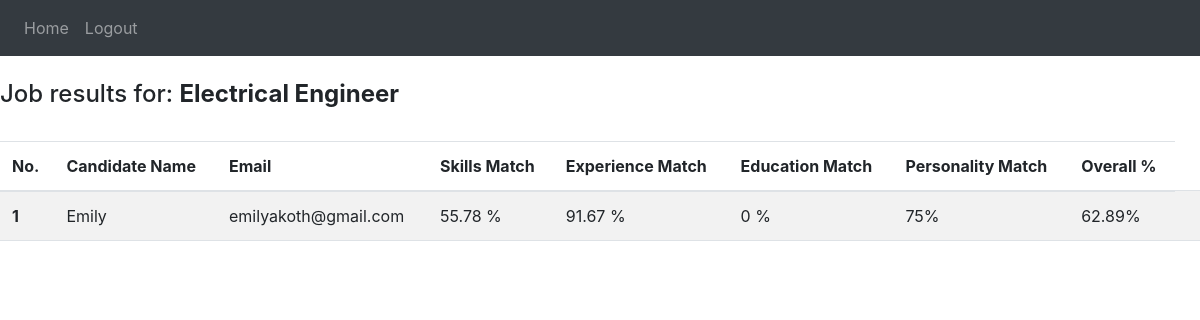
The page /viewCandidates/1 on the database its author committed.
### Website/models.py (models this page shows)
class Job(db.Model):
    id = db.Column(db.Integer, primary_key= 'true')
    name = db.Column(db.String(150))
    description = db.Column(db.String(150))
    skills_required = db.Column(db.String(150))
    personality_required = db.Column(db.String(150))
    education_required = db.Column(db.String(150))
    experience_required = db.Column(db.Integer)
    skills_contribution = db.Column(db.Integer)
    experience_contribution = db.Column(db.Integer)
    education_contribution = db.Column(db.Integer)
    personality_contribution = db.Column(db.Integer)
    company_id = db.Column(db.Integer, db.ForeignKey('company.id'))

class Application(db.Model):
    id = db.Column(db.Integer, primary_key= 'true')
    user_id = db.Column(db.Integer, db.ForeignKey('user.id'))
    job_id = db.Column(db.Integer, db.ForeignKey('job.id'))
    percentage_score_skills = db.Column(db.Integer)
    percentage_score_personality = db.Column(db.Integer)
    percentage_score_experience = db.Column(db.Integer)
    percentage_score_education = db.Column(db.Integer)
    overall_percentage = db.Column(db.Integer)

class User(db.Model, UserMixin):
    id = db.Column(db.Integer, primary_key = 'true')
    firstName = db.Column(db.String(150))
    email = db.Column(db.String(150), unique = True)
    password = db.Column(db.String(150))
    personality_type = db.Column(db.String(150))
    skills = db.Column(db.String(255))
    experience_rating = db.Column(db.String(255))
    degree = db.Column(db.String(255))
    experience = db.Column(db.String(255))
    notes = db.relationship('Note')

### Website/views.py (the view)
@views.route('/viewCandidates/<int:job_id>', methods = ['GET', 'POST'])
def view_applied(job_id):
    applications = Application.query.filter_by(job_id = job_id);
    totalApplication = 0
    for application in applications:
        totalApplication += 1
    total_applicants = []
    if(totalApplication == 0):
        flash("No applied candidates currently", category="error")
        return redirect(url_for('views.company'))
    for application in applications :
        job = Job.query.filter_by(id = application.job_id).first()
        user = User.query.filter_by(id = application.user_id).first()
        applicant =  ApplicationResponse(applicant_name=user.firstName,
                                        applicant_skills=user.skills,
                                        applicant_personality=user.personality_type,
                                        job_name = job.name,
                                        job_personality=job.personality_required,
                                        email = user.email,
                                        skills_percentage= application.percentage_score_skills,
                                        personality_percentage = application.percentage_score_personality,
                                        education_percentage= application.percentage_score_education,
                                        experience_percentage= application.percentage_score_experience,
                                        total_score= application.overall_percentage)
        total_applicants.append(applicant)
    applicants = total_applicants
    applicants.sort(key=  lambda applicant:applicant.total_score, reverse=True)
    position = 1
    for application in applicants:
        application.position = position
        position += 1
    return render_template("viewCandidates.html", applicants = applicants)

### Website/templates/viewCandidates.html (shortened to what this page needs)
<!DOCTYPE html>
<html>
    <head>
        <link href="https://cdn.jsdelivr.net/npm/bootstrap@5.3.0/dist/css/bootstrap.min.css" rel="stylesheet">
        <link rel="stylesheet" href="https://stackpath.bootstrapcdn.com/bootstrap/4.5.2/css/bootstrap.min.css">
    </head>
<nav class="navbar  navbar-expand-lg navbar-dark bg-dark">
    <div class=" collapse navbar-collapse" id="navbar">
        <div class="navbar-nav content">
            <a class="nav-item nav-link" id="home" href="/company">Home</a>
            <a class="nav-item nav-link" id="logout" href="/logout">Logout</a>
        </div>
    </div>
  </nav>
  <div>
    <br>
    <h4> Job results for: <strong>{{applicants[0].job_name}}</strong> </h4>
    <br>
    <table class="table table-striped">
        <thead>
          <tr>
            <th scope="col">No.</th>
            <th scope="col">Candidate Name</th>
            <th scope="col">Email</th>
            <th scope="col">Skills Match</th>
            <th scope="col">Experience Match</th>
            <th scope="col">Education Match</th>
            <th scope="col"> Personality Match</th>
            <th scope="col"> Overall %</th>
          </tr>
        </thead>
        <tbody>
          {% for job in  applicants%}
          <tr>
            <th scope="row">{{job.position}}</th>
            <td>{{job.applicant_name}}</td>
            <td>{{job.email}}</td>
            <td>{{job.skills_percentage}} %</td>
            <td>{{job.experience_percentage}} %</td>
            <td>{{job.education_percentage}} %</td>
            <td>{{job.personality_percentage}}%</td>
            <td>{{job.total_score}}%</td>
            <td>
            </td>
          </tr>
          {%endfor%}
        </tbody>
      </table>

### rows shown on the page
Job: name "Electrical Engineer"
Application: position "1", applicant_name "Emily", email "emilyakoth@gmail.com", skills_percentage "55.78", experience_percentage "91.67", education_percentage "0", personality_percentage "75", total_score "62.89"
